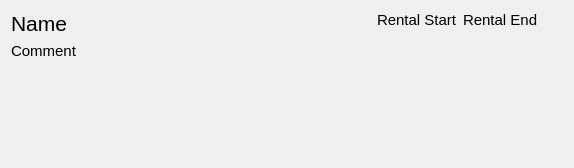
<?xml version="1.0" encoding="UTF-8"?>
<ui version="4.0">
 <class>RentalWidget</class>
 <widget class="QWidget" name="RentalWidget">
  <property name="geometry">
   <rect>
    <x>0</x>
    <y>0</y>
    <width>574</width>
    <height>168</height>
   </rect>
  </property>
  <property name="sizePolicy">
   <sizepolicy hsizetype="Preferred" vsizetype="Expanding">
    <horstretch>0</horstretch>
    <verstretch>0</verstretch>
   </sizepolicy>
  </property>
  <property name="windowTitle">
   <string>Form</string>
  </property>
  <layout class="QHBoxLayout" name="horizontalLayout">
   <item>
    <layout class="QVBoxLayout" name="verticalLayout">
     <item>
      <widget class="QLabel" name="label_rentalWidget_Name">
       <property name="maximumSize">
        <size>
         <width>16777215</width>
         <height>16777215</height>
        </size>
       </property>
       <property name="font">
        <font>
         <pointsize>16</pointsize>
        </font>
       </property>
       <property name="text">
        <string>Name</string>
       </property>
      </widget>
     </item>
     <item>
      <widget class="QLabel" name="label_rentalWidget_comment">
       <property name="maximumSize">
        <size>
         <width>16777215</width>
         <height>16777215</height>
        </size>
       </property>
       <property name="font">
        <font>
         <pointsize>11</pointsize>
        </font>
       </property>
       <property name="text">
        <string>Comment</string>
       </property>
      </widget>
     </item>
     <item>
      <spacer name="verticalSpacer">
       <property name="orientation">
        <enum>Qt::Vertical</enum>
       </property>
       <property name="sizeHint" stdset="0">
        <size>
         <width>20</width>
         <height>40</height>
        </size>
       </property>
      </spacer>
     </item>
    </layout>
   </item>
   <item>
    <widget class="QLabel" name="label_rentalWidget_rentalStart">
     <property name="minimumSize">
      <size>
       <width>80</width>
       <height>0</height>
      </size>
     </property>
     <property name="maximumSize">
      <size>
       <width>80</width>
       <height>16777215</height>
      </size>
     </property>
     <property name="font">
      <font>
       <pointsize>11</pointsize>
      </font>
     </property>
     <property name="text">
      <string>Rental Start</string>
     </property>
     <property name="alignment">
      <set>Qt::AlignLeading|Qt::AlignLeft|Qt::AlignTop</set>
     </property>
     <property name="margin">
      <number>5</number>
     </property>
    </widget>
   </item>
   <item>
    <widget class="QLabel" name="label_rentalWidget_rentalEnd">
     <property name="minimumSize">
      <size>
       <width>80</width>
       <height>0</height>
      </size>
     </property>
     <property name="maximumSize">
      <size>
       <width>80</width>
       <height>16777215</height>
      </size>
     </property>
     <property name="font">
      <font>
       <pointsize>11</pointsize>
      </font>
     </property>
     <property name="text">
      <string>Rental End</string>
     </property>
     <property name="alignment">
      <set>Qt::AlignLeading|Qt::AlignLeft|Qt::AlignTop</set>
     </property>
     <property name="margin">
      <number>5</number>
     </property>
    </widget>
   </item>
   <item>
    <layout class="QVBoxLayout" name="verticalLayout_3">
     <property name="bottomMargin">
      <number>0</number>
     </property>
     <item>
      <layout class="QVBoxLayout" name="verticalLayout_rentals"/>
     </item>
     <item>
      <spacer name="verticalSpacer_2">
       <property name="orientation">
        <enum>Qt::Vertical</enum>
       </property>
       <property name="sizeHint" stdset="0">
        <size>
         <width>20</width>
         <height>40</height>
        </size>
       </property>
      </spacer>
     </item>
    </layout>
   </item>
  </layout>
 </widget>
 <resources/>
 <connections/>
</ui>
